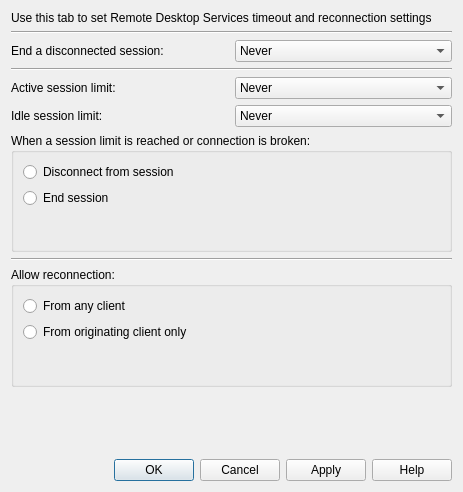
<?xml version="1.0" encoding="UTF-8"?>
<ui version="4.0">
 <class>SessionsWidget</class>
 <widget class="QWidget" name="SessionsWidget">
  <property name="geometry">
   <rect>
    <x>0</x>
    <y>0</y>
    <width>463</width>
    <height>492</height>
   </rect>
  </property>
  <property name="windowTitle">
   <string>Form</string>
  </property>
  <layout class="QGridLayout" name="gridLayout_3">
   <item row="0" column="0" colspan="2">
    <widget class="QLabel" name="descriptionLabel">
     <property name="text">
      <string>Use this tab to set Remote Desktop Services timeout and reconnection settings</string>
     </property>
     <property name="wordWrap">
      <bool>true</bool>
     </property>
    </widget>
   </item>
   <item row="1" column="0" colspan="2">
    <widget class="Line" name="line">
     <property name="orientation">
      <enum>Qt::Horizontal</enum>
     </property>
    </widget>
   </item>
   <item row="2" column="0">
    <widget class="QLabel" name="endSessionLabel">
     <property name="text">
      <string>End a disconnected session:</string>
     </property>
    </widget>
   </item>
   <item row="2" column="1">
    <widget class="QComboBox" name="endSessionComboBox">
     <item>
      <property name="text">
       <string>Never</string>
      </property>
     </item>
     <item>
      <property name="text">
       <string>1 minute</string>
      </property>
     </item>
     <item>
      <property name="text">
       <string>5 minutes</string>
      </property>
     </item>
     <item>
      <property name="text">
       <string>10 minutes</string>
      </property>
     </item>
     <item>
      <property name="text">
       <string>15 minutes</string>
      </property>
     </item>
     <item>
      <property name="text">
       <string>30 minutes</string>
      </property>
     </item>
     <item>
      <property name="text">
       <string>1 hour</string>
      </property>
     </item>
     <item>
      <property name="text">
       <string>1 day</string>
      </property>
     </item>
     <item>
      <property name="text">
       <string>2 days</string>
      </property>
     </item>
    </widget>
   </item>
   <item row="3" column="0" colspan="2">
    <widget class="Line" name="line_2">
     <property name="orientation">
      <enum>Qt::Horizontal</enum>
     </property>
    </widget>
   </item>
   <item row="4" column="0">
    <widget class="QLabel" name="activeSessionLabel">
     <property name="text">
      <string>Active session limit:</string>
     </property>
    </widget>
   </item>
   <item row="4" column="1">
    <widget class="QComboBox" name="activeSessionComboBox">
     <item>
      <property name="text">
       <string>Never</string>
      </property>
     </item>
     <item>
      <property name="text">
       <string>1 minute</string>
      </property>
     </item>
     <item>
      <property name="text">
       <string>5 minutes</string>
      </property>
     </item>
     <item>
      <property name="text">
       <string>10 minutes</string>
      </property>
     </item>
     <item>
      <property name="text">
       <string>15 minutes</string>
      </property>
     </item>
     <item>
      <property name="text">
       <string>30 minutes</string>
      </property>
     </item>
     <item>
      <property name="text">
       <string>1 hour</string>
      </property>
     </item>
     <item>
      <property name="text">
       <string>1 day</string>
      </property>
     </item>
     <item>
      <property name="text">
       <string>2 days</string>
      </property>
     </item>
    </widget>
   </item>
   <item row="5" column="0">
    <widget class="QLabel" name="idleSessionLabel">
     <property name="text">
      <string>Idle session limit:</string>
     </property>
    </widget>
   </item>
   <item row="5" column="1">
    <widget class="QComboBox" name="idleSessionComboBox">
     <item>
      <property name="text">
       <string>Never</string>
      </property>
     </item>
     <item>
      <property name="text">
       <string>1 minute</string>
      </property>
     </item>
     <item>
      <property name="text">
       <string>5 minutes</string>
      </property>
     </item>
     <item>
      <property name="text">
       <string>10 minutes</string>
      </property>
     </item>
     <item>
      <property name="text">
       <string>15 minutes</string>
      </property>
     </item>
     <item>
      <property name="text">
       <string>30 minutes</string>
      </property>
     </item>
     <item>
      <property name="text">
       <string>1 hour</string>
      </property>
     </item>
     <item>
      <property name="text">
       <string>1 day</string>
      </property>
     </item>
     <item>
      <property name="text">
       <string>2 days</string>
      </property>
     </item>
    </widget>
   </item>
   <item row="6" column="0" colspan="2">
    <widget class="QGroupBox" name="sessionReachedLimitHandlerGroupBox">
     <property name="title">
      <string>When a session limit is reached or connection is broken:</string>
     </property>
     <layout class="QGridLayout" name="gridLayout">
      <item row="0" column="0">
       <widget class="QRadioButton" name="disconnectRadioButton">
        <property name="text">
         <string>Disconnect from session</string>
        </property>
       </widget>
      </item>
      <item row="1" column="0">
       <widget class="QRadioButton" name="endRadioButton">
        <property name="text">
         <string>End session</string>
        </property>
       </widget>
      </item>
      <item row="2" column="0">
       <spacer name="verticalSpacer_2">
        <property name="orientation">
         <enum>Qt::Vertical</enum>
        </property>
        <property name="sizeHint" stdset="0">
         <size>
          <width>20</width>
          <height>40</height>
         </size>
        </property>
       </spacer>
      </item>
     </layout>
    </widget>
   </item>
   <item row="7" column="0" colspan="2">
    <widget class="Line" name="line_3">
     <property name="orientation">
      <enum>Qt::Horizontal</enum>
     </property>
    </widget>
   </item>
   <item row="8" column="0" colspan="2">
    <widget class="QGroupBox" name="allowReconnectionGroupBox">
     <property name="title">
      <string>Allow reconnection:</string>
     </property>
     <layout class="QGridLayout" name="gridLayout_2">
      <item row="0" column="0">
       <widget class="QRadioButton" name="allowAnyRadioButton">
        <property name="text">
         <string>From any client</string>
        </property>
       </widget>
      </item>
      <item row="1" column="0">
       <widget class="QRadioButton" name="allowOriginatingOnlyRadioButton">
        <property name="text">
         <string>From originating client only</string>
        </property>
       </widget>
      </item>
      <item row="2" column="0">
       <spacer name="verticalSpacer_3">
        <property name="orientation">
         <enum>Qt::Vertical</enum>
        </property>
        <property name="sizeHint" stdset="0">
         <size>
          <width>20</width>
          <height>40</height>
         </size>
        </property>
       </spacer>
      </item>
     </layout>
    </widget>
   </item>
   <item row="9" column="0" colspan="2">
    <spacer name="verticalSpacer">
     <property name="orientation">
      <enum>Qt::Vertical</enum>
     </property>
     <property name="sizeHint" stdset="0">
      <size>
       <width>408</width>
       <height>74</height>
      </size>
     </property>
    </spacer>
   </item>
   <item row="10" column="0" colspan="2">
    <widget class="QDialogButtonBox" name="dialogButtonBox">
     <property name="standardButtons">
      <set>QDialogButtonBox::Apply|QDialogButtonBox::Cancel|QDialogButtonBox::Help|QDialogButtonBox::Ok</set>
     </property>
    </widget>
   </item>
  </layout>
 </widget>
 <resources/>
 <connections/>
</ui>
